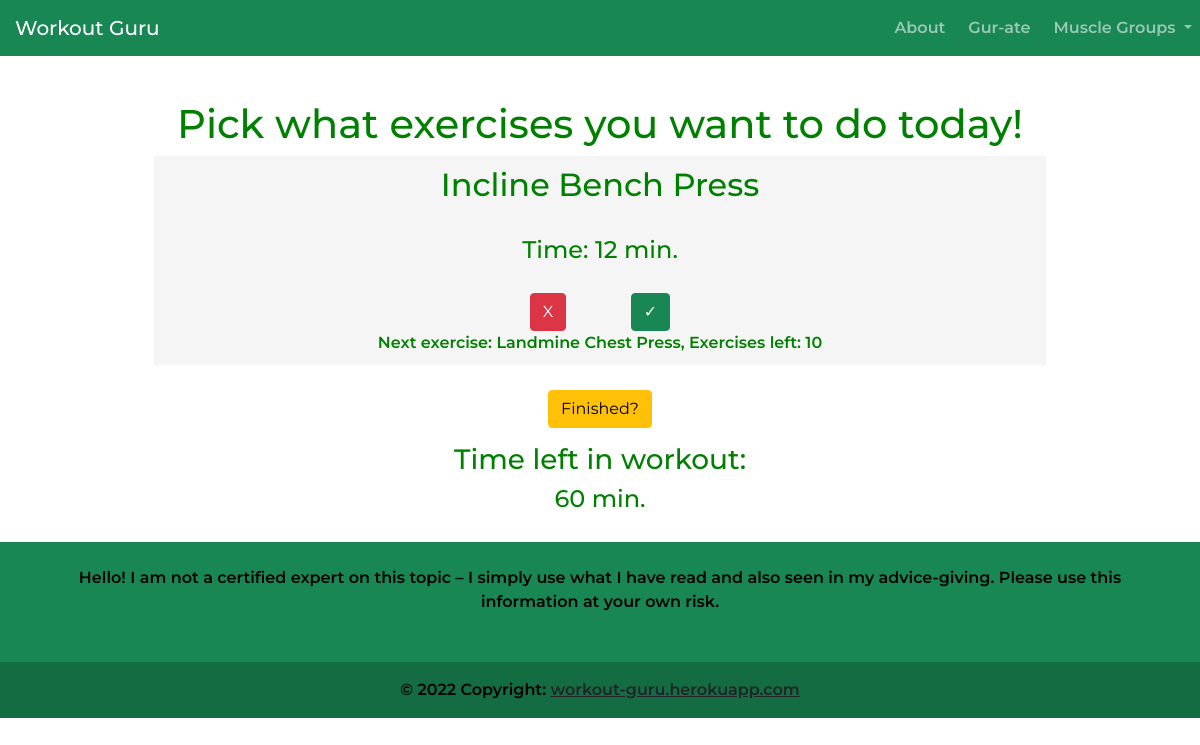
The app's page /pick/ (signed in) with its own data.
### main/models.py (models this page shows)
class Exercises(models.Model):
    email = models.EmailField(null=True, blank=True)
    musclegroup = models.ForeignKey(MuscleGroups, on_delete=models.CASCADE)
    name = models.CharField(max_length=300)
    time = models.PositiveSmallIntegerField()
    image = models.ImageField(
        upload_to='media/', default='default.jpeg')
    reps = models.CharField(max_length=200)
    selected = models.BooleanField()
    def __str__(self):
        return self.name

### main/views.py (the view, shortened to what this page needs)
# urls.py: path('pick/', views.pick, name='pick'),
def pick(response):
    args = []
    User = get_user_model()
    User.objects.filter(email=response.user).update(
        right=len(Exercises.objects.filter(email=response.user))-1)
    while response.user.current < response.user.right:
        if response.method == 'POST':
            if response.POST.get('yes'):
                response.user.time = response.user.time - Exercises.objects.filter(email=response.user)[
                    response.user.current].time
                User.objects.filter(email=response.user).update(
                    time=response.user.time)
                Exercises.objects.filter(
                    name=Exercises.objects.filter(email=response.user)[response.user.current].name, email=response.user).update(selected=True)
                if response.user.time <= 0:
                    return redirect(reverse(display))
                pass
            elif response.POST.get('no'):
                pass
            elif response.POST.get('done'):
                return redirect(reverse(display))
            response.user.current += 1
            User.objects.filter(email=response.user).update(
                current=response.user.current)
            args = {'exercise': Exercises.objects.filter(
                email=response.user)[response.user.current], 'time': response.user.time}
            if response.user.current < response.user.right:
                args['nextexercise'] = Exercises.objects.filter(
                    email=response.user)[response.user.current+1]
                args['exercisesleft'] = response.user.right - \
                    response.user.current
            else:
                args['nextexercise'] = 'None'
                args['exercisesleft'] = 0
            return render(response, "main/pick.html", args)
        else:
            args = {'exercise': Exercises.objects.filter(email=response.user)[
                response.user.current], 'time': response.user.time, 'nextexercise': Exercises.objects.filter(
                    email=response.user)[response.user.current+1], 'exercisesleft': len(Exercises.objects.filter(email=response.user))-1}
            return render(response, "main/pick.html", args)

### account/models.py (called while the page is built)
    def __str__(self):
        return self.email

### templates/main/pick.html (shortened to what this page needs)
{% extends 'main/base.html' %}
{% block content %}
<div class="container">
    <h1 class="pick">Pick what exercises you want to do today!</h1>
    <form method="POST" action="/pick/">
        <div class="exercise">
            <h2 class="pick">{{exercise.name}}</h1>
            <h4 class="pick">Time: {{exercise.time}} min.</h4>
            <button type="submit", name="no", value="no" class="btn btn-danger" style="margin-right: 30px;">X</button>
            <button type="submit", name="yes", value="yes", class="btn btn-success" style="margin-left: 30px;">&#10003;</button>
            <div>
                Next exercise: {{nextexercise}}, Exercises left: {{exercisesleft}}
            </div>
        </div>
        <button type="submit", name="done", value="done", class="btn btn-warning" style="margin-top: 25px;" onclick="return confirmation();">Finished?</button>
    </form>
    <div style="margin-top: 15px;">
        <h3 class="pick">Time left in workout:</h3>
        <h4 class="pick">{{time}} min.</h4>
    </div>
</div>
{% endblock %}

### templates/main/base.html (style rules this page uses)
h1 { color: green; }
.container { text-align: center; padding-top: 100px; }
.exercise { background-color: #f5f5f5; padding: 10px; max-width: 960px; justify-content: center; margin: auto; width: 100%; }
button { padding: 100px; }
form { padding-left: max(25px, 10%); padding-right: max(25px, 10%); }
.modal h2, h4 { text-align: center; padding-bottom: 20px; }

### records on screen
Exercises: name "Incline Bench Press", time "12"
Exercises: name "Landmine Chest Press"

### other values on screen
{{ exercisesleft }} "10"
{{ time }} "60"
